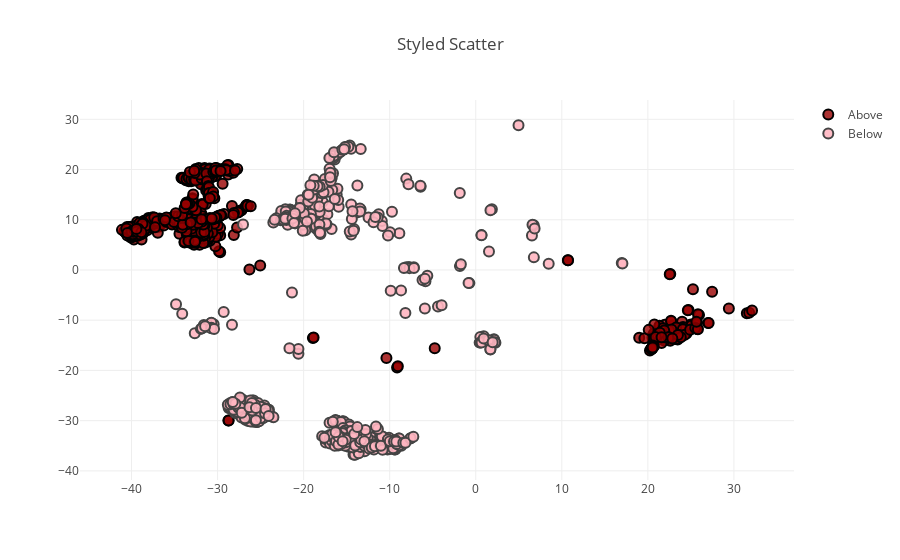

Notebook cell for this chart:
### Code cell
configure_plotly_browser_state()
N = 500

trace0 = go.Scatter(
#     x = np.random.randn(N),
#     y = np.random.randn(N)+2,
    x=data_dict['FSHCK1'][0],
    y=data_dict['FSHCK1'][1],
    name = 'Above',
    mode = 'markers',
    text=data_dict_file_names['FSHCK1'],
    marker = dict(
        size = 10,
        color = 'rgba(152, 0, 0, .8)',
        line = dict(
            width = 2,
            color = 'rgb(0, 0, 0)'
        )
    )
)

trace1 = go.Scatter(
#     x = np.random.randn(N),
#     y = np.random.randn(N)-2,
    x=data_dict['USGS'][0],
    y=data_dict['USGS'][1],
    name = 'Below',
    mode = 'markers',
    marker = dict(
        size = 10,
        color = 'rgba(255, 182, 193, .9)',
        line = dict(
            width = 2,
        )
    )
)

data = [trace0, trace1]

layout = dict(title = 'Styled Scatter',
              yaxis = dict(zeroline = False),
              xaxis = dict(zeroline = False)
             )

fig = dict(data=data, layout=layout)
iplot(fig, filename='styled-scatter')

### Figure 1 — Plotly figure (JSON) as saved in the notebook; plotly's stock layout.template omitted (floating-point values rounded to 4 significant figures; data arrays with more than 128 entries replaced by an {"elided": "..."} marker saying what was removed)
{"data": [{"marker": {"color": "rgba(152, 0, 0, .8)", "line": {"color": "rgb(0, 0, 0)", "width": 2}, "size": 10}, "mode": "markers", "name": "Above", "text": {"elided": "636 str values"}, "type": "scatter", "uid": "bf9e308d-1de3-440e-ae84-cb12d5f57020", "x": {"elided": "636 float values"}, "y": {"elided": "636 float values"}}, {"marker": {"color": "rgba(255, 182, 193, .9)", "line": {"width": 2}, "size": 10}, "mode": "markers", "name": "Below", "type": "scatter", "uid": "3a36de9f-eb13-4eb6-b76e-bd3302d3c70e", "x": {"elided": "744 float values"}, "y": {"elided": "744 float values"}}], "layout": {"title": {"text": "Styled Scatter"}, "xaxis": {"zeroline": false}, "yaxis": {"zeroline": false}}}
